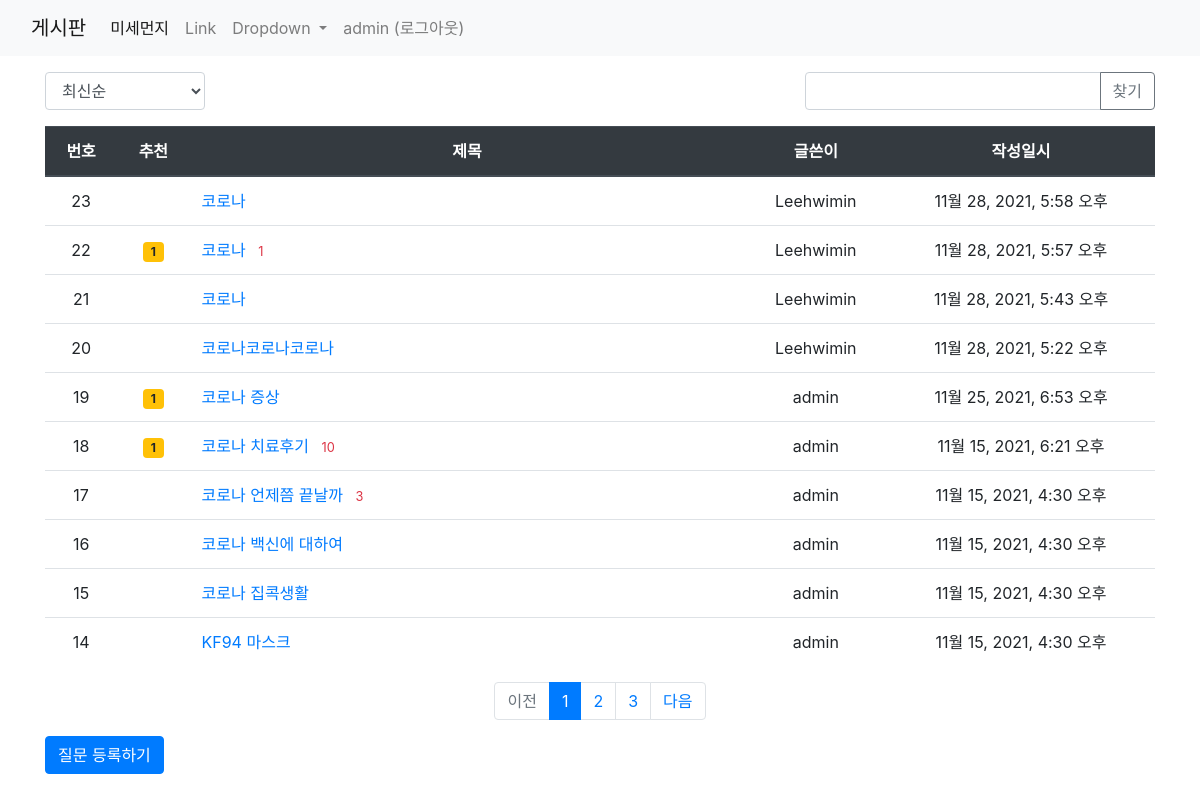
The app's page /pybo/ (signed in) with its own data.
### pybo/models.py (models this page shows, shortened)
class Question(models.Model):
    author = models.ForeignKey(User, on_delete=models.CASCADE, related_name='author_question')
    subject = models.CharField(max_length=200)
    content = models.TextField()
    create_date = models.DateTimeField()
    modify_date = models.DateTimeField(null=True, blank=True)
    voter = models.ManyToManyField(User, related_name='voter_question')  # 추천인 추가

### pybo/views/base_views.py (the view, shortened to what this page needs)
# urls.py: path('', views.index)
def index(request):
    page = request.GET.get('page', '1')  # 페이지
    kw = request.GET.get('kw', '')  # 검색어
    so = request.GET.get('so', 'recent')  # 정렬기준
    if so == 'recommend':
        question_list = Question.objects.annotate(num_voter=Count('voter')).order_by('-num_voter', '-create_date')
    elif so == 'popular':
        question_list = Question.objects.annotate(num_answer=Count('answer')).order_by('-num_answer', '-create_date')
    else:  # recent
        question_list = Question.objects.order_by('-create_date')
    paginator = Paginator(question_list, 10)  # 페이지당 10개씩 보여주기
    page_obj = paginator.get_page(page)
    context = {'question_list': page_obj, 'page': page, 'kw': kw, 'so': so}
    return render(request, 'pybo/question_list.html', context)

### pybo/templatetags/pybo_filter.py (called while the page is built)
@register.filter
def sub(value, arg):
    return value - arg

### templates/pybo/question_list.html (shortened to what this page needs)
{% extends 'base.html' %}
{% load pybo_filter %}
{% block content %}
<div class="container my-3">
    <div class="row justify-content-between my-3">
        <div class="col-2">
            <select class="form-control so">
                <option value="recent" {% if so == 'recent' %}selected{% endif %}>최신순</option>
            </select>
        </div>
        <div class="col-4 input-group">
            <input type="text" class="form-control kw" value="{{ kw|default_if_none:'' }}">
            <div class="input-group-append">
                <button class="btn btn-outline-secondary" type="button" id="btn_search">찾기</button>
            </div>
        </div>
    </div>
    <table class="table">
        <thead>
        <tr class="text-center thead-dark">
            <th>번호</th>
            <th>추천</th>
            <th style="width:50%">제목</th>
            <th>글쓴이</th>
            <th>작성일시</th>
        </tr>
        </thead>
        <tbody>
        {% if question_list %}
        {% for question in question_list %}
        <tr class="text-center">
            <td>
                {{ question_list.paginator.count|sub:question_list.start_index|sub:forloop.counter0|add:1 }}
            </td>
            <td>
            {% if question.voter.all.count > 0 %}
            <span class="badge badge-warning px-2 py-1">{{ question.voter.all.count }}</span>
            {% endif %}
        </td>
            <td class="text-left">
                <a href="{% url 'pybo:detail' question.id %}">{{ question.subject }}</a>
                {% if question.answer_set.count > 0 %}
    <span class="text-danger small ml-2">{{ question.answer_set.count }}</span>
    {% endif %}
            </td>
            <td>{{ question.author.username }}</td>
            <td>{{ question.create_date }}</td>
        </tr>
        {% endfor %}
        {% else %}
        <tr>
            <td colspan="3">질문이 없습니다.</td>
        </tr>
        {% endif %}
        </tbody>
    </table>
    <ul class="pagination justify-content-center">
        {% if question_list.has_previous %}
        <li class="page-item">
            <a class="page-link" data-page="{{ question_list.previous_page_number }}" href="#">이전</a>
        </li>
        {% else %}
        <li class="page-item disabled">
            <a class="page-link" tabindex="-1" aria-disabled="true" href="#">이전</a>
        </li>
        {% endif %}
        {% for page_number in question_list.paginator.page_range %}
        {% if page_number >= question_list.number|add:-5 and page_number <= question_list.number|add:5 %}
            {% if page_number == question_list.number %}
            <li class="page-item active" aria-current="page">
                <a class="page-link" data-page="{{ page_number }}" href="#">{{ page_number }}</a>
            </li>
            {% else %}
            <li class="page-item">
                <a class="page-link" data-page="{{ page_number }}" href="#">{{ page_number }}</a>
            </li>
            {% endif %}
        {% endif %}
        {% endfor %}
        {% if question_list.has_next %}
        <li class="page-item">
           <a class="page-link" data-page="{{ question_list.next_page_number }}" href="#">다음</a>
        </li>
        {% else %}
        <li class="page-item disabled">
            <a class="page-link" tabindex="-1" aria-disabled="true" href="#">다음</a>
        </li>
        {% endif %}
    </ul>
    <a href="{% url 'pybo:question_create' %}" class="btn btn-primary">질문 등록하기</a>
</div>
{% endblock %}

### templates/navbar.html (shortened to what this page needs)
<nav class="navbar navbar-expand-lg navbar-light bg-light">
  <div class="container-fluid">
<a class="navbar-brand" href="/">게시판</a>
    <div class="collapse navbar-collapse" id="navbarSupportedContent">
      <ul class="navbar-nav me-auto mb-2 mb-lg-0">
        <li class="nav-item">
          <a class="nav-link active" aria-current="page" href="{% url 'dust:index' %}">미세먼지</a>
        </li>
        <li class="nav-item">
          <a class="nav-link" href="#">Link</a>
        </li>
        <li class="nav-item dropdown">
          <a class="nav-link dropdown-toggle" href="#" id="navbarDropdown" role="button" data-bs-toggle="dropdown" aria-expanded="false">
            Dropdown
          </a>
        </li>
    <div class="collapse navbar-collapse flex-grow-0" id="navbarNav">
        <ul class="navbar-nav">
            <li class="nav-item ">
                {% if user.is_authenticated %}
    <a class="nav-link" href="{% url 'common:logout' %}">{{ user.username }} (로그아웃)</a>
    {% else %}
                <a class="nav-link" href="{% url 'common:login' %}">로그인</a>
                {% endif %}
            </li>
        </ul>
    </div>
    </div>
  </div>
</nav>

### records on screen
Question: paginator.count|sub "23", subject "코로나", author.username "Leehwimin", create_date "11월 28, 2021, 5:58 오후"
Question: paginator.count|sub "22", voter.all.count "1", subject "코로나", answer_set.count "1", author.username "Leehwimin", create_date "11월 28, 2021, 5:57 오후"
Question: paginator.count|sub "21", subject "코로나", author.username "Leehwimin", create_date "11월 28, 2021, 5:43 오후"
Question: paginator.count|sub "20", subject "코로나코로나코로나", author.username "Leehwimin", create_date "11월 28, 2021, 5:22 오후"
Question: paginator.count|sub "19", voter.all.count "1", subject "코로나 증상", author.username "admin", create_date "11월 25, 2021, 6:53 오후"
Question: paginator.count|sub "18", voter.all.count "1", subject "코로나 치료후기", answer_set.count "10", author.username "admin", create_date "11월 15, 2021, 6:21 오후"
Question: paginator.count|sub "17", subject "코로나 언제쯤 끝날까", answer_set.count "3", author.username "admin", create_date "11월 15, 2021, 4:30 오후"
Question: paginator.count|sub "16", subject "코로나 백신에 대하여", author.username "admin", create_date "11월 15, 2021, 4:30 오후"
Question: paginator.count|sub "15", subject "코로나 집콕생활", author.username "admin", create_date "11월 15, 2021, 4:30 오후"
Question: paginator.count|sub "14", subject "KF94 마스크", author.username "admin", create_date "11월 15, 2021, 4:30 오후"

### other values on screen
{{ user.username }} "admin"
{{ page_number }} "1"
{{ page_number }} "2" "3"
